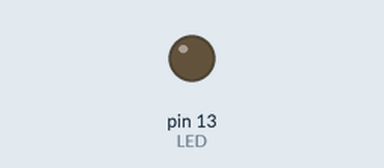
A sketch run on a simulated Arduino Uno, built with avr-gcc and run on an emulated ATmega328P. Shown: output pins drawn as LEDs (lit = HIGH). What the sketch prints to the serial monitor is not drawn.

Above: at 2.8 s.
At 5.3 s:
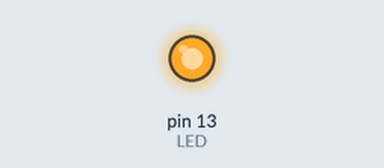
Timing chart, 0 to 8.8 s (numbered marks = the images above):
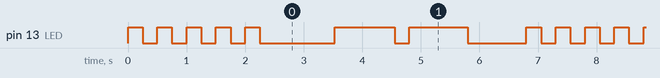

The sketch:

0sx_labo_01.ino
```cpp
const int LED = 13;           // le numero de la broche.
const int VITESSE = 9600;     // vitesse en bauds.
const int NOMBREDECYCLE = 5;  //Avant dernier chiffre de mon numero etudiant 0 = 10; 10/2
int etat = 1;                 // État de la LED.
int dureDunClignotement = 250;
int luminositeMax = 255;
int pause = 2048 / luminositeMax;
int etatEteint = 250;
int cycleAllume = 1000;


void setup() {
  Serial.begin(VITESSE);  //initialisation de la vitesse de communication
  pinMode(LED, OUTPUT);   // configuration de la LED en mode sortie.
}


void loop() {


  switch (etat) {

    case 1:                                      //Clignotement.
      Serial.println("Clignotement – 2438400");  //affichage
      for (int i = 0; i < NOMBREDECYCLE; i++) {  // Pour éteindre et allumer 5 fois.
        digitalWrite(LED, HIGH);                 //La LED a une intensité de 5v.
        delay(dureDunClignotement);              //pause de 250ms.
        digitalWrite(LED, LOW);                  // La LED a une intensité de 0v.
        delay(dureDunClignotement);              //pause de 250ms.
      }
      etat = 2;  // Passe a l'état suivante.
      break;

    case 2:
      Serial.println("Variation  – 2438400");     // Affichage
      for (int i = 0; i <= luminositeMax; i++) {  //l'intensite augmente de 1 a chaque passage apres une pause de 8ms.
        analogWrite(LED, i);
        delay(pause);
      }
      etat = 3;  //Passe a l'état suivante.
      break;

    case 3:
      Serial.println("Allume  – 2438400");  //Affichage.
      digitalWrite(LED, LOW);               //Débute éteins pendant 250ms.
      delay(etatEteint);
      digitalWrite(LED, HIGH);
      delay(cycleAllume);
      digitalWrite(LED, LOW);
      delay(cycleAllume);
      etat = 1;
      break;
  }
}
```

Measured:
- by itself, pin 13 (LED): repeats every 6.8 s: 4 × (LOW 0.25 s, HIGH 0.25 s), LOW 1.3 s, HIGH 1.0 s, LOW 0.25 s, HIGH 1.0 s, LOW 1.0 s, HIGH 0.25 s
- by itself, everything shown: repeats every 6.8 s, in 14 steps
